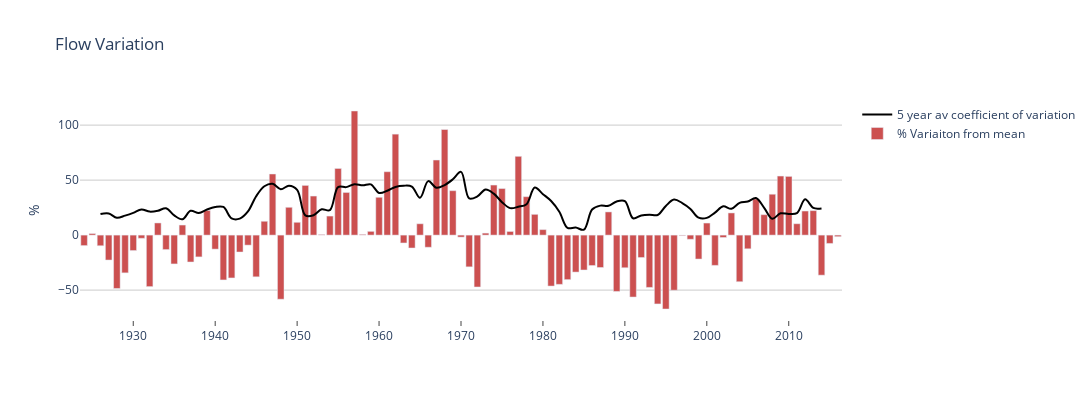

Write notebook code for a chart like this one.
### Code cell
fig = go.Figure(
    data=[
        go.Scatter(
            x=yearly.index, y=yearly['Flow_mean_5yr_mvCoefVar'], 
            name='5 year av coefficient of variation',
            line_shape='spline',line = dict(color='black', width=2) )])

fig.add_trace(go.Bar(x=yearly.index, y=yearly['Flow_mean_pct_var'],name='% Variaiton from mean',marker_color='rgb(204, 80, 80)'))
        
fig.update_layout(
    title_text='Flow Variation',
    plot_bgcolor='white',
    xaxis=dict(showline=False,showgrid=False,showticklabels=True,ticks='outside'),
    yaxis=dict(title_text='%',separatethousands=True,gridcolor='rgb(204, 204, 204)'),
    width=1200, height=400, autosize=False,
)
fig.show(renderer=bookRenderer)
